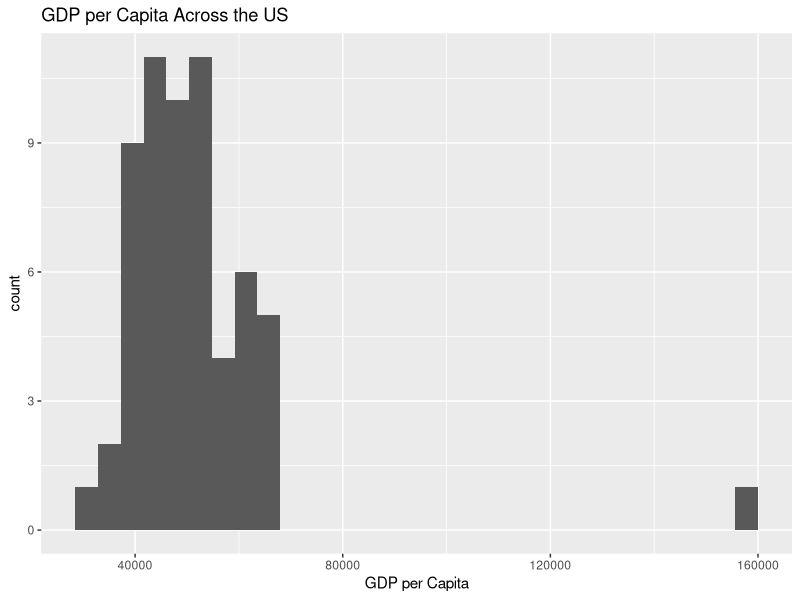
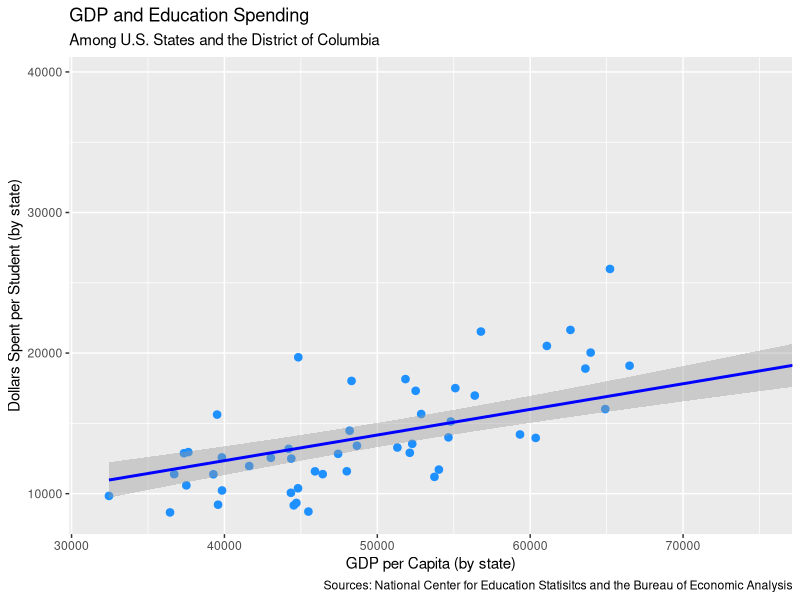

Generate these figures, in order, with R:
## ---- chunk 1
library(tidyverse)
library(ggplot2)
library(knitr)
library(broom)
## ---- chunk 2
rawgdp <- read_csv("data/bea-gdp-by-state.csv")
rawschools <- read_csv("data/ELSI_csv_export_finance2.csv")
## ---- chunk 3
gdp <- rawgdp |>
  select(Fips, Area, "2017") |>
  rename("GDP per Capita" = "2017")
## ---- chunk 4
schools <- rawschools |>
  select("Area", "Total Revenues (TR) per Pupil (MEMBR) [State Finance] 2016-17")|>
  rename("Spending per Student" = `Total Revenues (TR) per Pupil (MEMBR) [State Finance] 2016-17`)

## ---- chunk 5
ggplot(data = gdp,
       mapping = aes(x = `GDP per Capita`)) +
geom_histogram() +
  labs(title = "GDP per Capita Across the US")
## ---- chunk 6
gdp_schools <- left_join(gdp, schools, by = "Area")
## ---- chunk 7
graph_1 <- ggplot(data = gdp_schools,
       aes(x = `GDP per Capita`,
           y = `Spending per Student`)) +
  geom_point(size = 2.25, color = "dodgerblue") +
  geom_smooth(method = "lm", color = "blue") +
  coord_cartesian(xlim = c(32000, 75000)) +
  labs(x = "GDP per Capita (by state)",
       y = "Dollars Spent per Student (by state)",
       title = "GDP and Education Spending",
       subtitle = "Among U.S. States and the District of Columbia",
       caption = "Sources: National Center for Education Statisitcs and the Bureau of Economic Analysis") 

graph_1
## ---- chunk 8
fit.student <- lm(`GDP per Capita` ~ `Spending per Student`, data = gdp_schools)
tidy(fit.student) |>
  knitr::kable()

fit.student |>
  summary()
